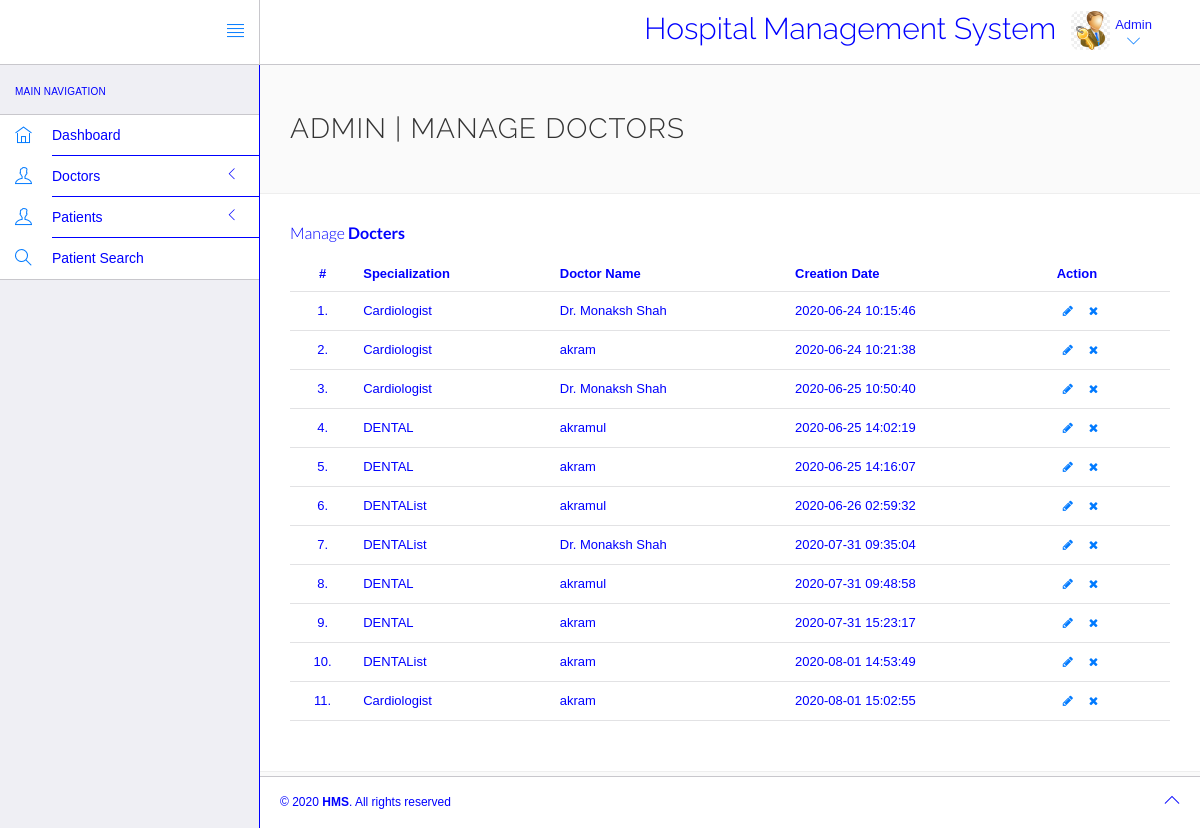
Page /login/admin/manage-doctors.php (signed in) on the earlier database version.
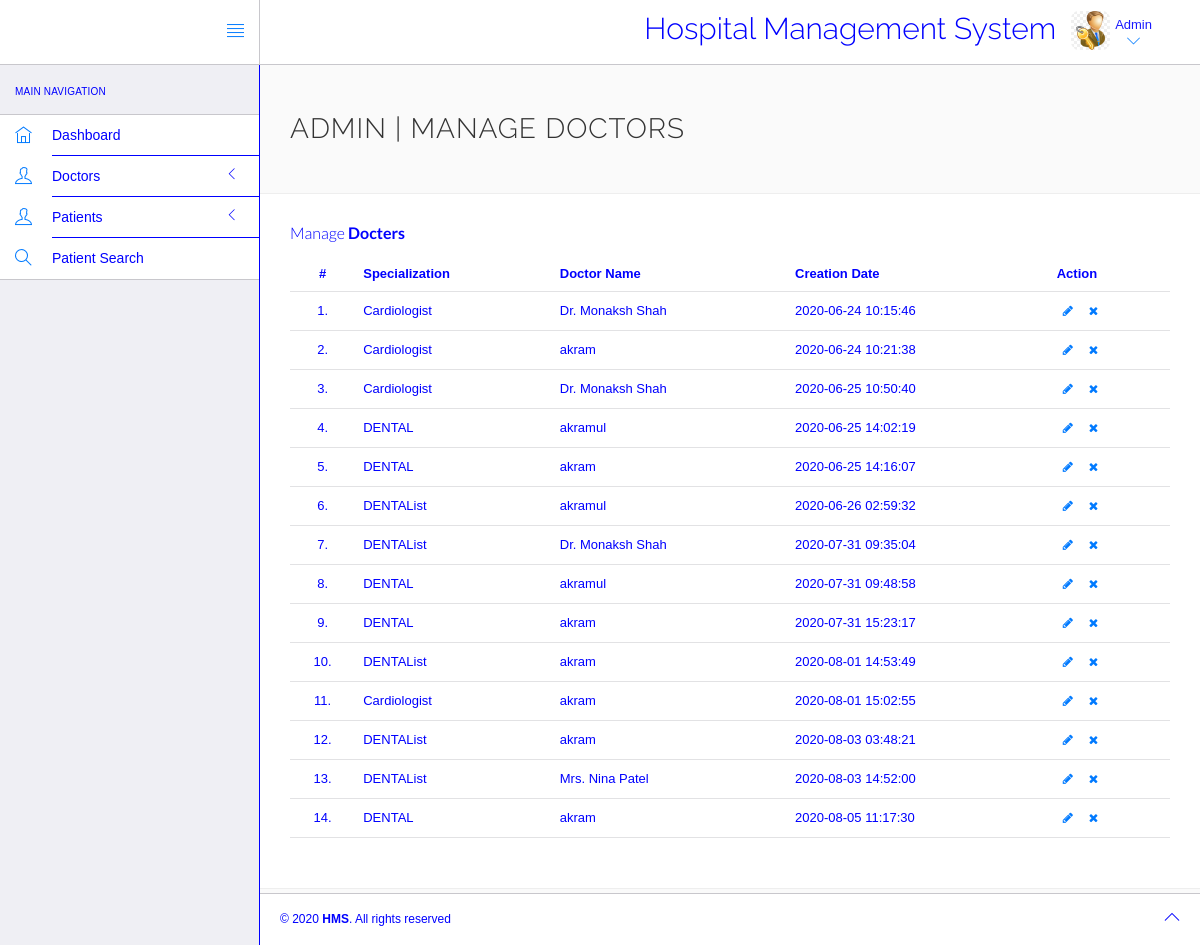
Same page on the later database version.
### tables this page shows
CREATE TABLE `doctors` (
  `id` int(10) NOT NULL,
  `specilization` varchar(20) DEFAULT NULL,
  `doctorName` varchar(25) DEFAULT NULL,
  `address` longtext DEFAULT NULL,
  `docFees` varchar(20) DEFAULT NULL,
  `contactno` bigint(11) DEFAULT NULL,
  `docEmail` varchar(30) DEFAULT NULL,
  `password` varchar(50) DEFAULT NULL,
  `creationDate` timestamp NULL DEFAULT current_timestamp(),
  `updationDate` timestamp NULL DEFAULT NULL ON UPDATE current_timestamp()
);

### login/admin/manage-doctors.php (the view, shortened to what the changed rows need)
<?php
include('include/config.php');
?>
<!DOCTYPE html>
<html lang="en">
	<head>
			<link rel="stylesheet" href="vendor/bootstrap/css/bootstrap.min.css">
		<link rel="stylesheet" href="vendor/fontawesome/css/font-awesome.min.css">
		<link rel="stylesheet" href="vendor/themify-icons/themify-icons.min.css">
		<link rel="stylesheet" href="assets/css/styles.css">
		<link rel="stylesheet" href="assets/css/plugins.css">
		<link rel="stylesheet" href="assets/css/themes/theme-1.css" id="skin_color" />
	</head>
	<body>
		<div id="app">
			<div class="app-content">
<header class="navbar navbar-default navbar-static-top">
					<div class="navbar-collapse collapse">
						<ul class="nav navbar-right">
								<li  style="padding-top:2% ">
								<h2>Hospital Management System</h2>
							</li>
						</ul>
					</div>
				</header>
				<div class="main-content" >
					<div class="wrap-content container" id="container">
						<section id="page-title">
							<div class="row">
								<div class="col-sm-8">
									<h1 class="mainTitle">Admin | Manage Doctors</h1>
																	</div>
							</div>
						</section>
						<div class="container-fluid container-fullw bg-white">
									<div class="row">
								<div class="col-md-12">
									<table class="table table-hover" id="sample-table-1">
										<thead>
											<tr>
												<th class="center">#</th>
												<th>Specialization</th>
												<th class="hidden-xs">Doctor Name</th>
												<th>Creation Date </th>
												<th>Action</th>
											</tr>
										</thead>
										<tbody>
<?php
$sql=mysqli_query($con,"select * from doctors");
$cnt=1;
while($row=mysqli_fetch_array($sql))
{
?>
											<tr>
												<td class="center"><?php echo $cnt;?>.</td>
												<td class="hidden-xs"><?php echo $row['specilization'];?></td>
												<td><?php echo $row['doctorName'];?></td>
												<td><?php echo $row['creationDate'];?>
												</td>
												<td >
												<div class="visible-md visible-lg hidden-sm hidden-xs">
							<a href="edit-doctor.php?id=<?php echo $row['id'];?>" class="btn btn-transparent btn-xs" tooltip-placement="top" tooltip="Edit"><i class="fa fa-pencil"></i></a>
	<a href="manage-doctors.php?id=<?php echo $row['id']?>&del=delete" onClick="return confirm('Are you sure you want to delete?')"class="btn btn-transparent btn-xs tooltips" tooltip-placement="top" tooltip="Remove"><i class="fa fa-times fa fa-white"></i></a>
												</div>
											</td>
											</tr>
<?php
$cnt=$cnt+1;
}?>
										</tbody>
									</table>
								</div>
							</div>
								</div>
							</div>
						</div>
					</div>
			</div>
			</body>
</html>

Differences in the rows shown:
added doctors: specilization "DENTAList", doctorName "akram", creationDate "2020-08-03 03:48:21"
added doctors: specilization "DENTAList", doctorName "Mrs. Nina Patel", creationDate "2020-08-03 14:52:00"
added doctors: specilization "DENTAL", doctorName "akram", creationDate "2020-08-05 11:17:30"
